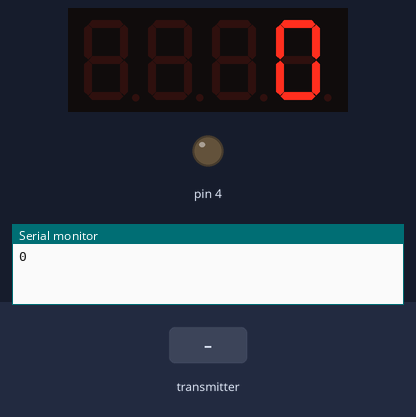
Bench run of a sketch on a simulated Arduino Uno, built with avr-gcc and run on an emulated ATmega328P. On the bench: 4-digit seven-segment display, output pins drawn as LEDs (lit = HIGH), the last lines printed to the serial monitor. Inputs (shaded band) come from the test bench. No radio packets arrive unless stated.

Above: at 2.6 s.
2.7 s: the transmitter starts sending gotByte = 0
At 5.2 s:
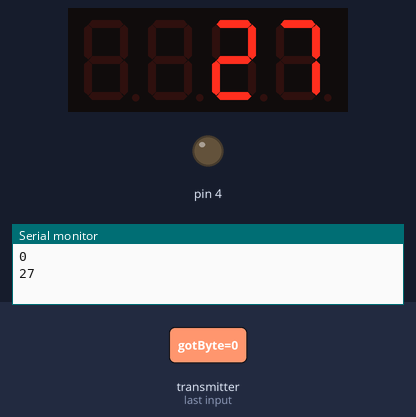
5.5 s: the transmitter starts sending gotByte = 64
At 6.5 s:
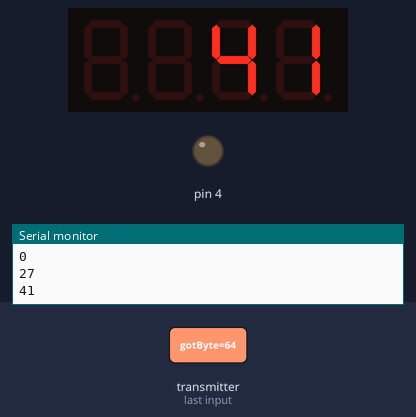
Timing chart, 0 to 8.5 s (numbered marks = the images above; inputs shaded):
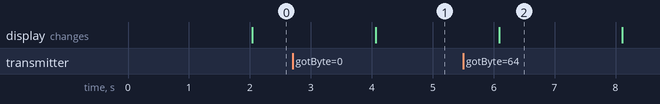

The sketch:

Receiver.ino
```cpp
//ВАЖНО ИСПОЛЬЗОВАТЬ БИБЛИОТЕКУ ВЕРСИИ TM1637-1.1.0 для отображения полученных пакетов. Иначе дисплей не будет включаться

#include <SPI.h>
#include "nRF24L01.h"
#include "RF24.h"

//-----------дисплей-----------
#include "TM1637.h"

#define CLK 2         //пин дисплея
#define DIO 3         //пин дисплея
TM1637 disp(CLK, DIO);
//--------дисплей-------

RF24 radio(9, 10);  // "создать" модуль на пинах 9 и 10 Для Уно
//RF24 radio(9,53); // для Меги

byte address[][6] = {"1Node", "2Node", "3Node", "4Node", "5Node", "6Node"}; //возможные номера труб
byte pipeNo, gotByte;

void setup() {
  Serial.begin(9600);
  pinMode(4, OUTPUT);
  digitalWrite(4, 0);
  disp.init();  // инициализация дисплея
  disp.set(6);  // яркость (0-7)

  radio.begin();            // активировать модуль
  radio.setAutoAck(0);      // режим подтверждения приёма, 1 вкл 0 выкл
  radio.setRetries(0, 15);  // (время между попыткой достучаться, число попыток)

  radio.setPayloadSize(32); // размер пакета, в байтах

  radio.openReadingPipe(1, address[0]); // хотим слушать трубу 0
  radio.setChannel(0x6b);   // выбираем канал (в котором нет шумов!)

  radio.setPALevel (RF24_PA_MAX);   // уровень мощности передатчика. На выбор RF24_PA_MIN, RF24_PA_LOW, RF24_PA_HIGH, RF24_PA_MAX
  radio.setDataRate (RF24_2MBPS); // скорость обмена. На выбор RF24_2MBPS, RF24_1MBPS, RF24_250KBPS
  // должна быть одинакова на приёмнике и передатчике!
  // при самой низкой скорости имеем самую высокую чувствительность и дальность!!

  radio.powerUp();        // начать работу
  radio.startListening(); // начинаем слушать эфир, мы приёмный модуль
}

void black_print(String x) {
  disp.point(POINT_OFF);
  // тут измеряется длина строки и соотвествено выводится всё на дисплей
  switch (x.length()) {
    case 1:
      disp.display(0, 18);
      disp.display(1, 18);
      disp.display(2, 18);
      disp.display(3, x[0] - '0');
      break;
    case 2:
      disp.display(0, 18);
      disp.display(1, 18);
      disp.display(2, x[0] - '0');
      disp.display(3, x[1] - '0');
      break;
    case 3:
      disp.display(0, 18);
      disp.display(1, x[0] - '0');
      disp.display(2, x[1] - '0');
      disp.display(3, x[2] - '0');
      break;
  }
}

void loop() {
  int count = 0;
  volatile long timer = millis();
  while (millis() - timer < 2000) {
    while ( radio.available(&pipeNo)) {  // слушаем эфир со всех труб
      radio.read( &gotByte, 1 );         // чиатем входящий сигнал
      count++;
    }
  }
  Serial.println(count);
  String nums = String(round(count));
  black_print(nums);
}
```

Measured:
- after the input at 2.7 s, the display: changes after 1.4 s (image 1)
- after the input at 5.5 s, the display: changes after 0.59 s (image 2)
